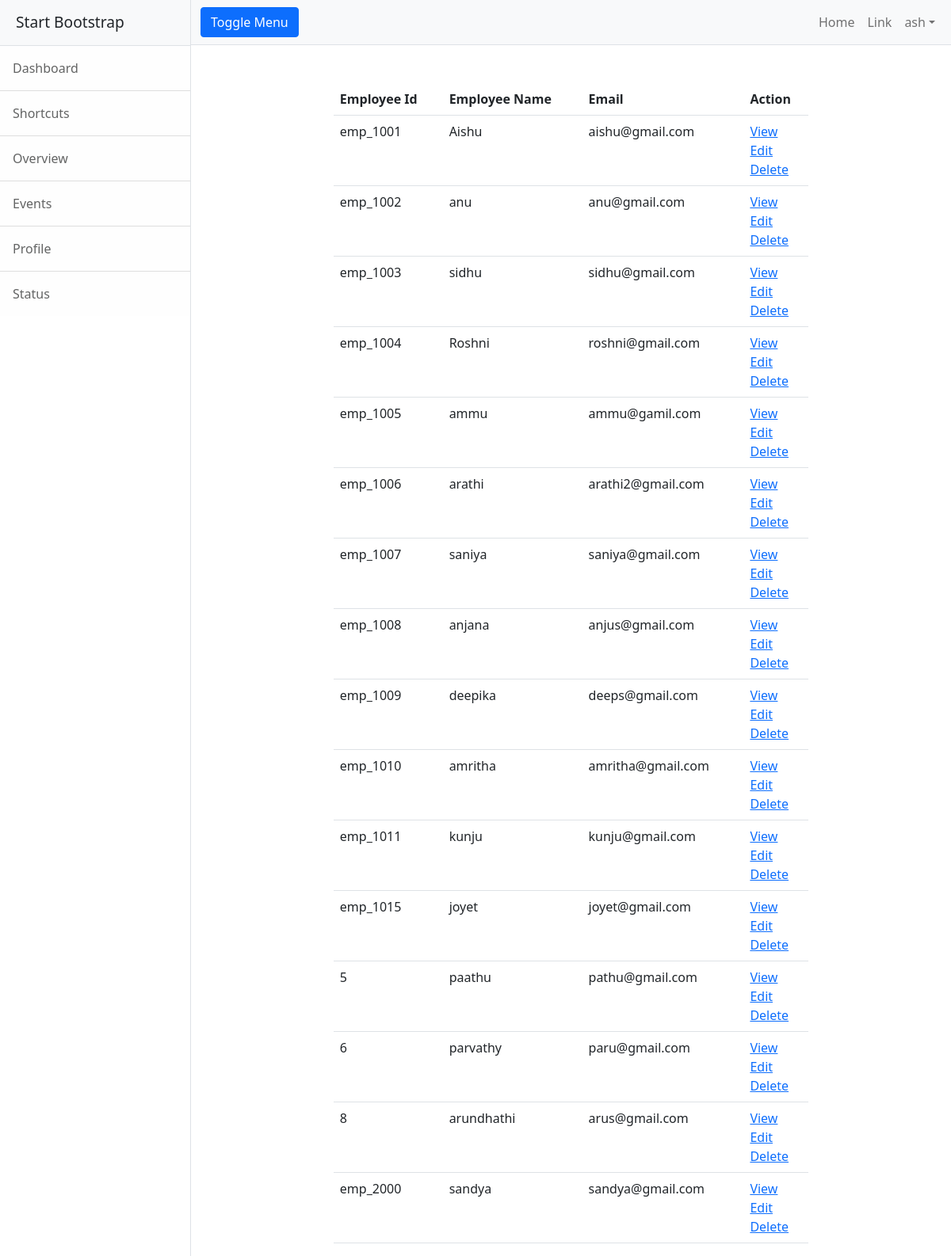
Screenshot of /employee/all (signed in) with the database file from the repository.
### employee/models.py (models this page shows)
class Employee(models.Model):
    eid=models.CharField(max_length=100,primary_key=True)
    profile_pic=models.ImageField(upload_to="profilepics",null=True)
    employee_name=models.CharField(max_length=100)
    designation=models.CharField(max_length=100)
    email=models.EmailField(unique=True)
    salary=models.PositiveIntegerField()
    experience=models.PositiveIntegerField(null=True)
    def __str__(self):
        return self.employee_name

### employee/views.py (the view)
# urls.py: path('all',views.EmployeeListView.as_view(),name="emp-list"),
@method_decorator(signin_required,name="dispatch")
class EmployeeListView(View):
    def get(self,request,*args,**kwargs):
        qs=Employee.objects.all()
        return render(request,"emp-list.html",{"employees":qs})

### employee/views.py (called while the page is built)
def signin_required(fn):
    def wrapper(request,*args,**kwargs):
        if request.user.is_authenticated:
            return fn(request,*args,**kwargs)
        else:
            messages.error(request,"user must login")
            return redirect("signin")
    return wrapper

### employee/templates/emp-list.html (shortened to what this page needs)
{%extends 'base.html'%}
{%block body_block%}
<div class="container">
    <div class="row">
        <div class="col-2"></div>
        <div class="col-8">
            <table class="table">
                <tr>
                    <th>Employee Id</th>
                    <th>Employee Name</th>
                    <th>Email</th>
                    <th>Action</th>
                </tr>
                {%for emp in employees%}
                <tr>
                    <td>{{emp.eid}}</td>
                    <td>{{emp.employee_name}}</td>
                    <td>{{emp.email}}</td>
                    <td>
                        <a href="{%url 'emp-detail' emp.eid%}">View</a><br>
                        <a href="{%url 'emp-edit' emp.eid%}">Edit</a><br>
                        <a href="{%url 'emp-delt' emp.eid%}">Delete</a>
                    </td>
                </tr>
                {%endfor%}
            </table>
        </div>
        <div class="col-2"></div>
    </div>
</div>
{%endblock%}

### employee/templates/base.html (shortened to what this page needs)
<!DOCTYPE html>
{%load static%}
<html lang="en">
    <head>
        <link href="{%static 'css/styles.css'%}" rel="stylesheet" />
    </head>
    <body>
        <div class="d-flex" id="wrapper">
            <div class="border-end bg-white" id="sidebar-wrapper">
                <div class="sidebar-heading border-bottom bg-light">Start Bootstrap</div>
                <div class="list-group list-group-flush">
                    <a class="list-group-item list-group-item-action list-group-item-light p-3" href="#!">Dashboard</a>
                    <a class="list-group-item list-group-item-action list-group-item-light p-3" href="#!">Shortcuts</a>
                    <a class="list-group-item list-group-item-action list-group-item-light p-3" href="#!">Overview</a>
                    <a class="list-group-item list-group-item-action list-group-item-light p-3" href="#!">Events</a>
                    <a class="list-group-item list-group-item-action list-group-item-light p-3" href="#!">Profile</a>
                    <a class="list-group-item list-group-item-action list-group-item-light p-3" href="#!">Status</a>
                </div>
            </div>
            <div id="page-content-wrapper">
                <nav class="navbar navbar-expand-lg navbar-light bg-light border-bottom">
                    <div class="container-fluid">
                        <button class="btn btn-primary" id="sidebarToggle">Toggle Menu</button>
                        <div class="collapse navbar-collapse" id="navbarSupportedContent">
                            <ul class="navbar-nav ms-auto mt-2 mt-lg-0">
                                <li class="nav-item active"><a class="nav-link" href="#!">Home</a></li>
                                <li class="nav-item"><a class="nav-link" href="#!">Link</a></li>
                                <li class="nav-item dropdown">
                                    <a class="nav-link dropdown-toggle" id="navbarDropdown" href="#" role="button" data-bs-toggle="dropdown" aria-haspopup="true" aria-expanded="false">{{request.user}}</a>
                                </li>
                            </ul>
                        </div>
                    </div>
                </nav>
                <div class="container-fluid">
                    {%block body_block%}
                    {%endblock%}
            </div>
        </div>
    </body>
</html>

### rows the page displays
Employee: eid "emp_1001", employee_name "Aishu", email "aishu@gmail.com"
Employee: eid "emp_1002", employee_name "anu", email "anu@gmail.com"
Employee: eid "emp_1003", employee_name "sidhu", email "sidhu@gmail.com"
Employee: eid "emp_1004", employee_name "Roshni", email "roshni@gmail.com"
Employee: eid "emp_1005", employee_name "ammu", email "ammu@gamil.com"
Employee: eid "emp_1006", employee_name "arathi", email "arathi2@gmail.com"
Employee: eid "emp_1007", employee_name "saniya", email "saniya@gmail.com"
Employee: eid "emp_1008", employee_name "anjana", email "anjus@gmail.com"
Employee: eid "emp_1009", employee_name "deepika", email "deeps@gmail.com"
Employee: eid "emp_1010", employee_name "amritha", email "amritha@gmail.com"
Employee: eid "emp_1011", employee_name "kunju", email "kunju@gmail.com"
Employee: eid "emp_1015", employee_name "joyet", email "joyet@gmail.com"
Employee: eid "5", employee_name "paathu", email "pathu@gmail.com"
Employee: eid "6", employee_name "parvathy", email "paru@gmail.com"
Employee: eid "8", employee_name "arundhathi", email "arus@gmail.com"
Employee: eid "emp_2000", employee_name "sandya", email "sandya@gmail.com"

### other values shown
{{ request.user }} "ash"
